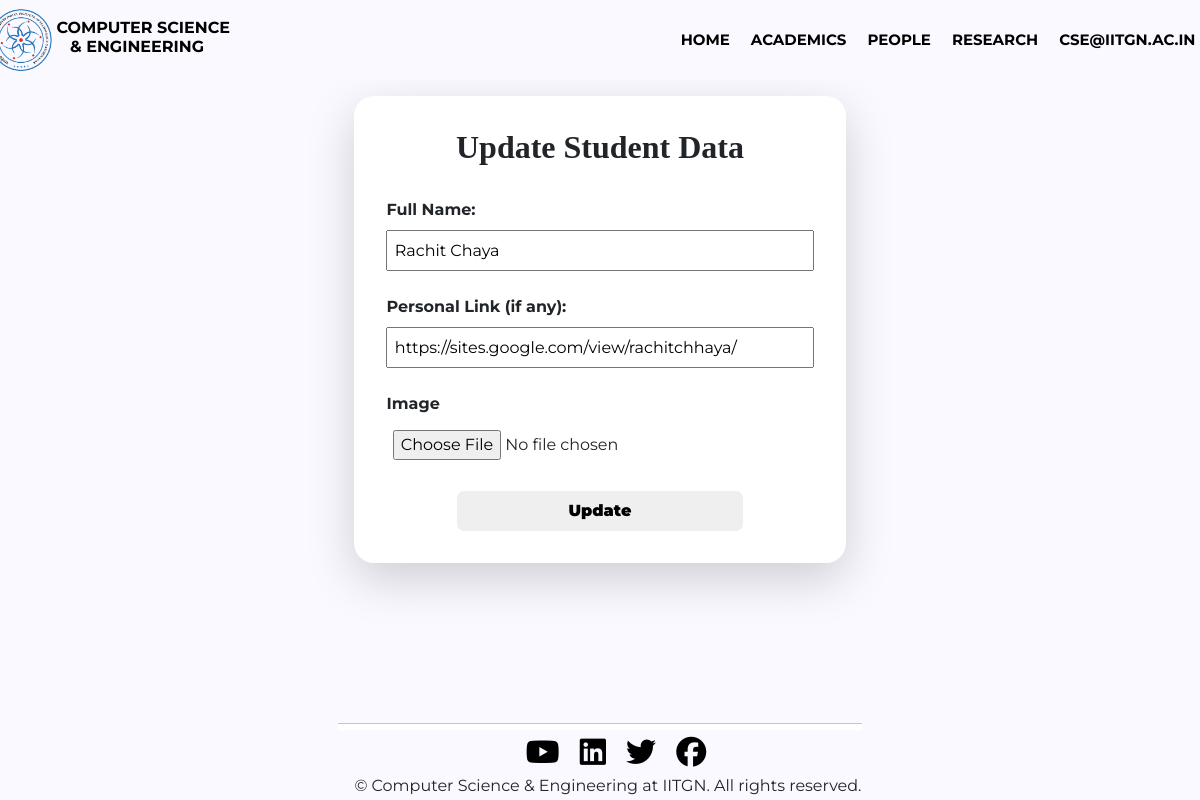
The page /cse_manager/edit_student?id=1 (signed in) on the database its author committed.
### tables this page shows
CREATE TABLE `student_details` (
  `id` int(11) NOT NULL,
  `student_Name` longtext NOT NULL,
  `personal_link` longtext NOT NULL,
  `student_image` varchar(200) NOT NULL
);

### cse_manager/edit_student.php (the view, shortened to what this page needs)
<!DOCTYPE html>
<html lang="en">
<head>
    <link href="https://cdn.jsdelivr.net/npm/bootstrap@5.1.0/dist/css/bootstrap.min.css" rel="stylesheet">
    <link href="https://cdnjs.cloudflare.com/ajax/libs/animate.css/3.7.2/animate.min.css" rel="stylesheet">
    <link rel="stylesheet" href="https://cdnjs.cloudflare.com/ajax/libs/twitter-bootstrap/5.2.0/css/bootstrap.min.css">
    <link rel="stylesheet" href="https://cdn.datatables.net/1.13.4/css/dataTables.bootstrap5.min.css">
    <link rel="stylesheet" href="style(header).css">
    <link rel="stylesheet" href="style(footer).css">
    <link rel="stylesheet" href="style(update).css">
</head>
<body>
<?php
    include_once("headers.php");
?>
<div class='courses'>
<?php
 include_once("dbcsemanager.php");
$id = $_GET['id'];
$query = "SELECT * from student_details where id ='$id'";
$query_run= mysqli_query($conn,$query);
$data = mysqli_fetch_assoc($query_run);
?>
<center>
<div class="data faculty shadow-lg">
    <h1 class='course_heading'>Update Student Data</h1>
    <br>
<form method="POST" enctype="multipart/form-data">
<div class="form">
    <label class="form-label" for="Name">Full Name:</label>
    <input class="textbox" type="text" name="student_Name" id="student_Name" value="<?php echo $data['student_Name'] ?>" placeholder="Enter Name" Required>
</div>
<br>
<div class="form">
    <label class="form-label" for="personal_link">Personal Link (if any):</label>
    <input class="textbox" type="text" name="personal_link" id="personal_link" value="<?php echo $data['personal_link'] ?>" placeholder="Enter Link">
</div>
<br>
<div class="form">
    <label class="form-label" for="student_image_file">Image</label>
    <input class="textbox" type="file" name="student_image_file" id="student_image_file" value="<?php echo $data['student_image'] ?>" required=" ">
</div>
<br>
  <button type="submit" name="update" value="Update">  Update </button>
</form>
</div>
</center>
</div>
<?php
    include_once("footers.php");
?>
</body>
</html>

### cse_manager/style(header).css (style rules this page uses)
* { margin: 0; padding: 0; font-family: 'Montserrat', sans-serif; box-sizing: border-box; }
body { justify-content: center; align-items: center; min-height: 70vh; place-items: center; }

### cse_manager/style(update).css (style rules this page uses)
* { margin: 0; padding: 0; box-sizing: border-box; }
body { background-color: #f9f9ff; }
.data h1 { font-size: 2rem; font-weight: 600; font-family: 'EB Garamond', serif; text-align: center; }
.data { height: auto; max-width: 500px; margin-top: 6rem; padding: 2rem; background-color: #fff; border-radius: 20px; box-shadow: 10px 10px 2px -4px rgba(0, 0, 0, 0.25); }
.data button { text-align: center; text-decoration: none; display: inline-block; cursor: pointer; padding: 0.5rem 7rem; border: none; border-radius: 7px; font-weight: 900; }
.data button { transition: background 1s, transform 0.9s; }
.textbox { border-radius: -5px; width: 100%; padding: 0.4rem; }
.form-label { font-weight: bolder; float: left; }

### rows shown on the page
student_details: student_Name "Rachit Chaya", personal_link "https://sites.google.com/view/rachitchhaya/"

### other values the page prints
$_SESSION['user'] "CSE@IITGN.AC.IN"
